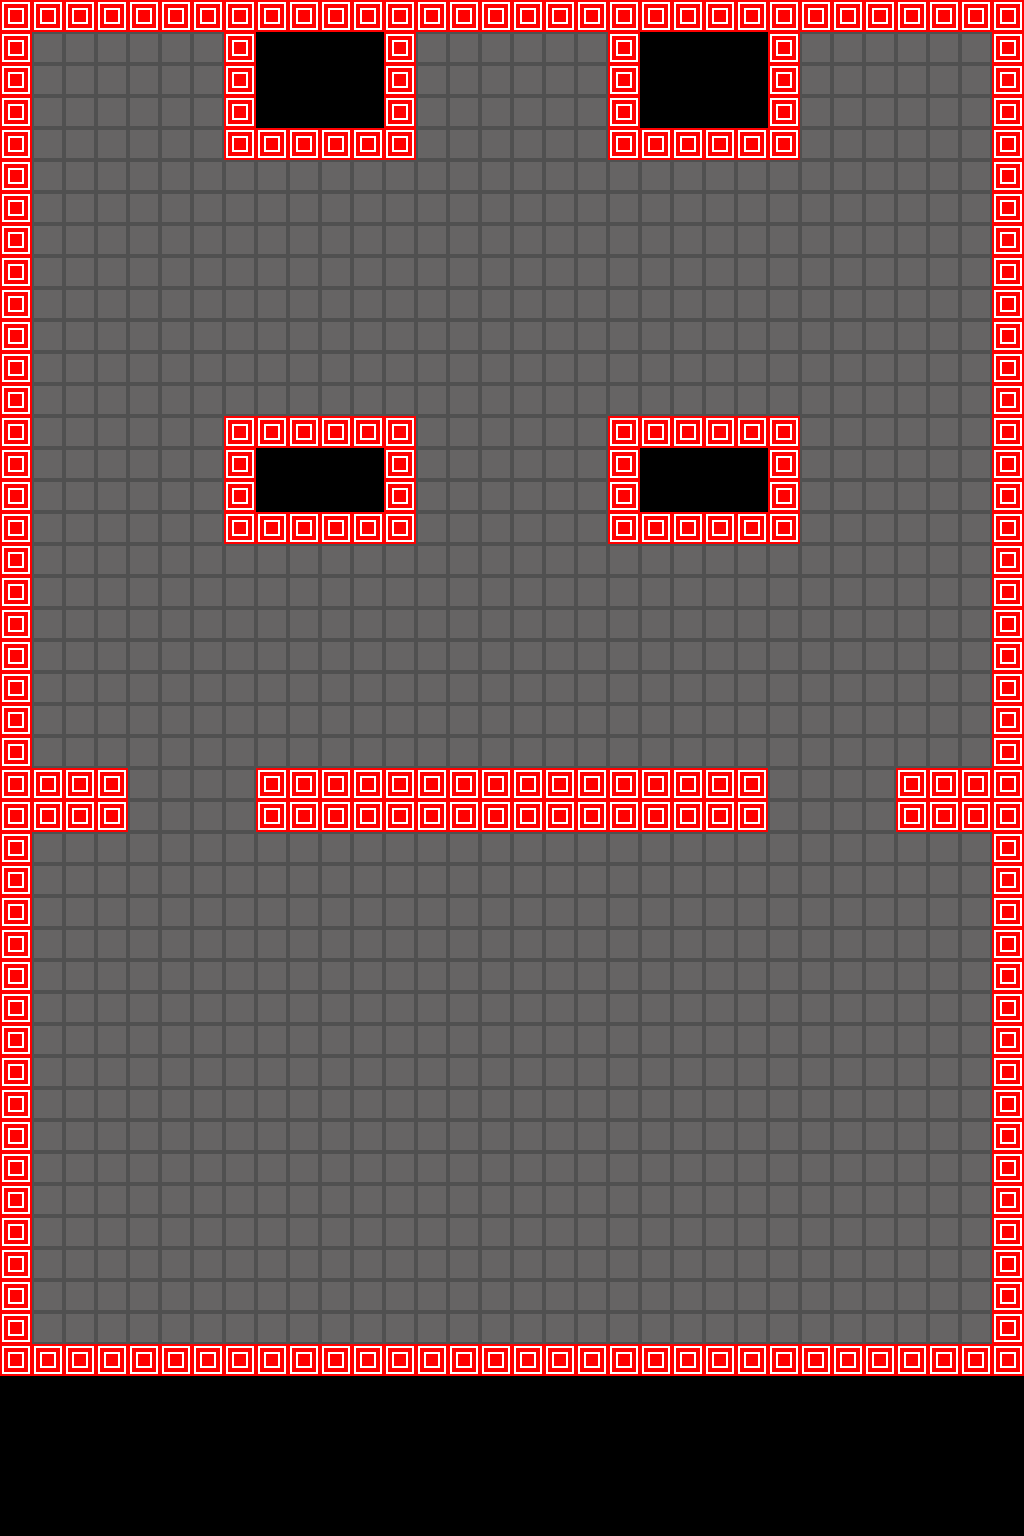

A 2D game scene composited from a Tiled map and its tileset images. What follows is a short description and the map's XML, with each tile layer's data collapsed to a summary:
An orthogonal 32x48 tile map with 32x32 px tiles, 2 tile layers (world_1, collision), 2 tilesets and 37 objects (28x baddie, 5x musketeer, 3x grave, player).

<map version="1.0" orientation="orthogonal" width="32" height="48" tilewidth="32" tileheight="32">
 <properties>
  <property name="background_color" value="#898989" />
 </properties>
 <tileset firstgid="1" name="metatiles" tilewidth="32" tileheight="32">
  <image source="collision_tiles.png" width="160" height="32" />
  <tile id="0">
   <properties>
    <property name="type" value="solid" />
   </properties>
  </tile>
  <tile id="1">
   <properties>
    <property name="type" value="lslope" />
   </properties>
  </tile>
  <tile id="2">
   <properties>
    <property name="type" value="rslope" />
   </properties>
  </tile>
  <tile id="3">
   <properties>
    <property name="type" value="platform" />
   </properties>
  </tile>
  <tile id="4">
   <properties>
    <property name="type" value="breakable" />
   </properties>
  </tile>
 </tileset>
 <tileset firstgid="6" name="map_normal_1" tilewidth="32" tileheight="32">
  <image source="world_1_1.png" width="1024" height="1024" />
 </tileset>
 <layer name="world_1" width="32" height="48">
  <data>[1536 cells, 1336 non-empty, 2 distinct tile ids]</data>
 </layer>
 <layer name="collision" width="32" height="48">
  <data>[1536 cells, 246 non-empty, 1 distinct tile ids]</data>
 </layer>
 <objectgroup name="entities" width="32" height="48">
  <object name="player" x="480" y="963" width="32" height="32" />
  <object name="baddie" x="90" y="836" width="32" height="32" />
  <object name="baddie" x="894" y="840" width="32" height="32" />
  <object name="baddie" x="806" y="866" width="32" height="32" />
  <object name="baddie" x="192" y="866" width="32" height="32" />
  <object name="baddie" x="256" y="834" width="32" height="32" />
  <object name="baddie" x="734" y="834" width="32" height="32" />
  <object name="baddie" x="734" y="1266" width="32" height="32" />
  <object name="baddie" x="862" y="1152" width="32" height="32" />
  <object name="baddie" x="894" y="1270" width="32" height="32" />
  <object name="baddie" x="734" y="1154" width="32" height="32" />
  <object name="baddie" x="822" y="1224" width="32" height="32" />
  <object name="baddie" x="212" y="1224" width="32" height="32" />
  <object name="baddie" x="124" y="1154" width="32" height="32" />
  <object name="baddie" x="252" y="1152" width="32" height="32" />
  <object name="baddie" x="838" y="287" width="32" height="32" />
  <object name="baddie" x="910" y="333" width="32" height="32" />
  <object name="baddie" x="750" y="217" width="32" height="32" />
  <object name="baddie" x="878" y="215" width="32" height="32" />
  <object name="baddie" x="750" y="329" width="32" height="32" />
  <object name="baddie" x="94" y="109" width="32" height="32" />
  <object name="baddie" x="222" y="317" width="32" height="32" />
  <object name="baddie" x="90" y="205" width="32" height="32" />
  <object name="baddie" x="218" y="203" width="32" height="32" />
  <object name="baddie" x="90" y="317" width="32" height="32" />
  <object name="baddie" x="450" y="74" width="32" height="32" />
  <object name="baddie" x="556" y="74" width="32" height="32" />
  <object name="baddie" x="384" y="556" width="32" height="32" />
  <object name="baddie" x="608" y="552" width="32" height="32" />
  <object name="grave" x="482" y="1125" width="32" height="32" />
  <object name="grave" x="545" y="1055" width="32" height="32" />
  <object name="grave" x="423" y="1055" width="32" height="32" />
  <object name="musketeer" x="321" y="289" width="32" height="32" />
  <object name="musketeer" x="499" y="207" width="32" height="32" />
  <object name="musketeer" x="833" y="673" width="32" height="32" />
  <object name="musketeer" x="162" y="673" width="32" height="32" />
  <object name="musketeer" x="652" y="295" width="32" height="32" />
 </objectgroup>
</map>